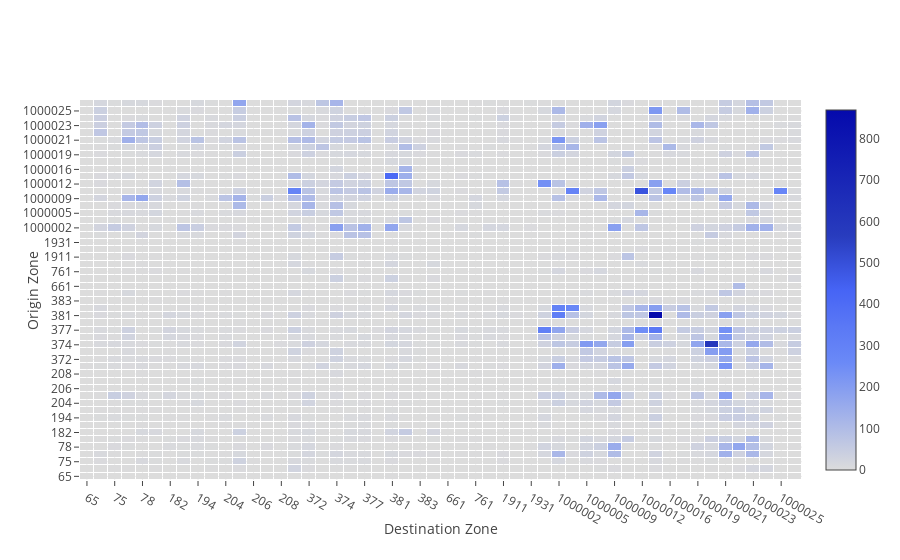

Source (notebook cell):
### Markdown cell above
Display the heatmap for the first OD demand matrix

### Code cell
trace = go.Heatmap(
    z=demand_matrices[0],
    x=zones_NOs,
    y=zones_NOs,
    colorscale='Blues',
    reversescale=True,
    xgap=1,
    ygap=1,
)
layout = dict(xaxis={'title': 'Destination Zone', "type": "category"},
              yaxis={'title': 'Origin Zone', "type": "category"})
iplot({'data': [trace], 'layout': layout})

### Figure 1 — Plotly figure (JSON) as saved in the notebook; plotly's stock layout.template omitted (floating-point values rounded to 4 significant figures; data arrays with more than 128 entries replaced by an {"elided": "..."} marker saying what was removed)
{"data": [{"colorscale": "Blues", "reversescale": true, "type": "heatmap", "uid": "57a1510f-7725-4e97-b560-ead1c3ef0297", "x": [65, 68, 75, 77, 78, 83, 182, 192, 194, 195, 204, 205, 206, 207, 208, 371, 372, 373, 374, 376, 377, 378, 381, 382, 383, 385, 661, 662, 761, 1891, 1911, 1912, 1931, 1000001, 1000002, 1000003, 1000005, 1000008, 1000009, 1000011, 1000012, 1000013, 1000016, 1000018, 1000019, 1000020, 1000021, 1000022, 1000023, 1000024, 1000025, 1000026], "xgap": 1, "y": [65, 68, 75, 77, 78, 83, 182, 192, 194, 195, 204, 205, 206, 207, 208, 371, 372, 373, 374, 376, 377, 378, 381, 382, 383, 385, 661, 662, 761, 1891, 1911, 1912, 1931, 1000001, 1000002, 1000003, 1000005, 1000008, 1000009, 1000011, 1000012, 1000013, 1000016, 1000018, 1000019, 1000020, 1000021, 1000022, 1000023, 1000024, 1000025, 1000026], "ygap": 1, "z": {"elided": "52x52 int values"}}], "layout": {"xaxis": {"title": {"text": "Destination Zone"}, "type": "category"}, "yaxis": {"title": {"text": "Origin Zone"}, "type": "category"}}}
